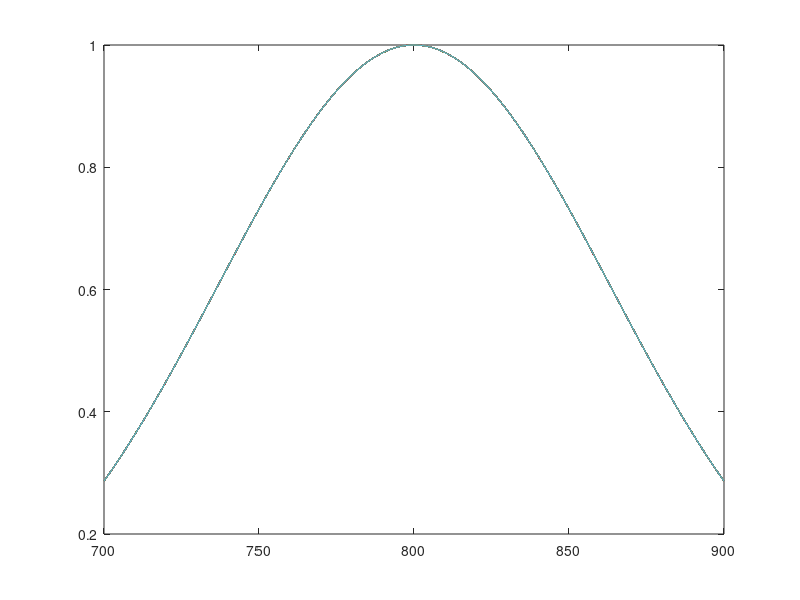
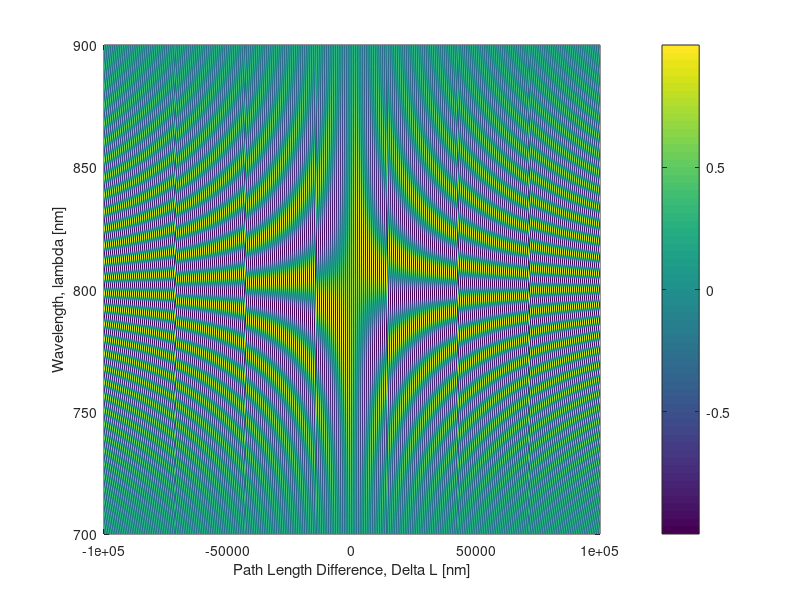

Recreate these plots in MATLAB, in order.
Delta_l = linspace(-100e3,100e3,1000); % [nm]
lambda = linspace(700,900,1000); % [nm]

[L, Y] = meshgrid(Delta_l, lambda);

I_lambda = exp(-(Y-800).^2/8000);

I = I_lambda.*cos(2*pi*L./Y);

figure()
plot(lambda, I_lambda)

figure()
h = pcolor(L, Y, I);
set(h, 'EdgeColor', 'none');
view(2);
xlabel("Path Length Difference, \Delta L [nm]")
ylabel("Wavelength, \lambda [nm]")
colorbar()
